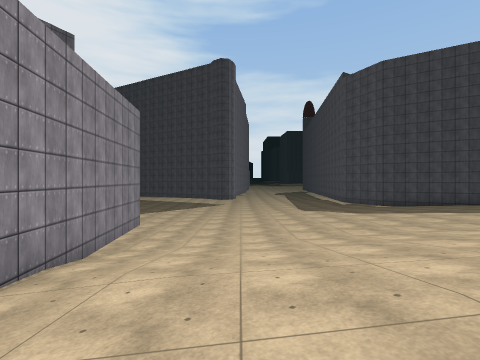
view 1 (above)

24 first-person views from a walk through a Unity game level. The camera is 1.4 m above the floor, looks level and sees 85° across. The floor is counted in squares, 2 m on a side. Each view is taken from the middle of a square. On the plan, view 1 faces up. The plan holds only what a view shows up to about 9 squares ahead; the rest is blank. The place goes on beyond the plan. Some animated figures are not drawn. Surface patterns are stand-ins for the level's own textures.

view 2
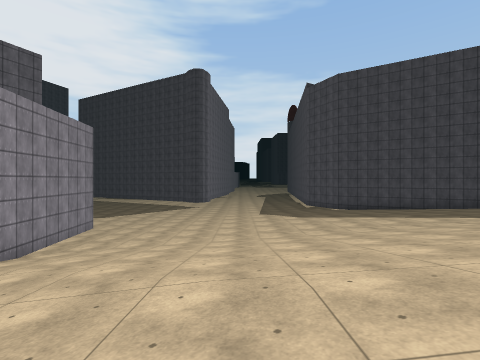

view 3
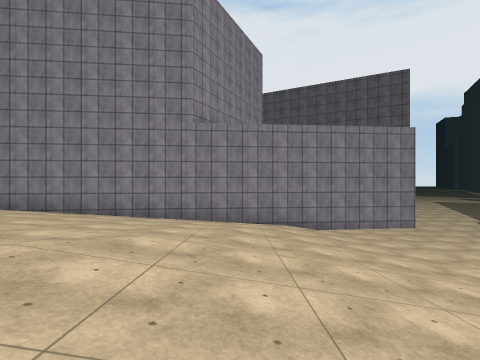

view 4
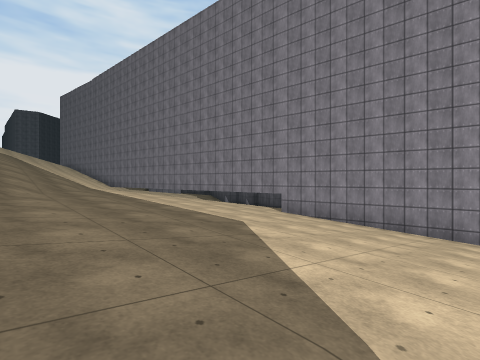

view 5
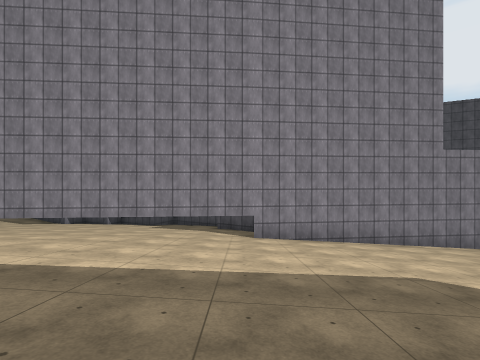

view 6
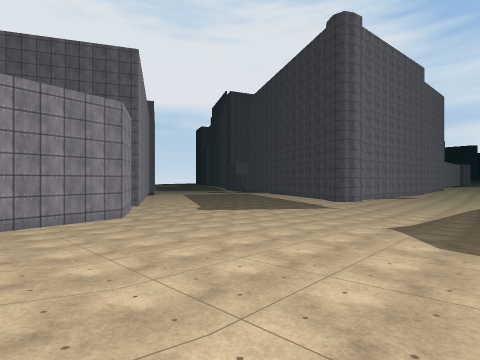

view 7
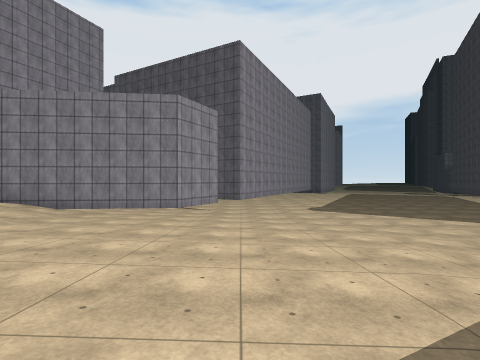

view 8
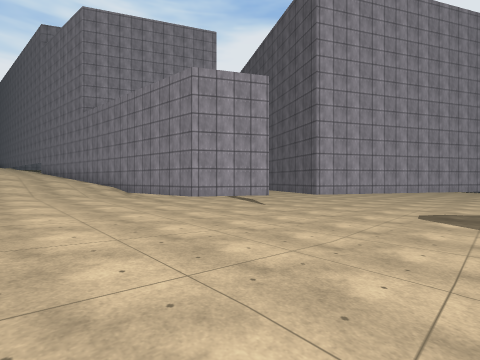

view 9
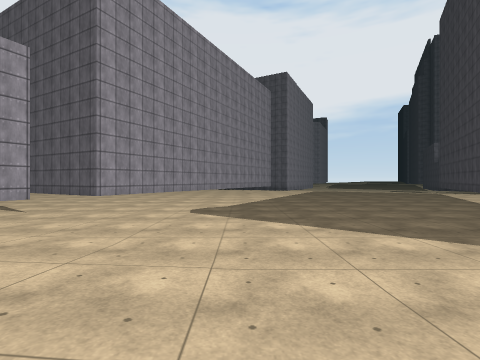

view 10
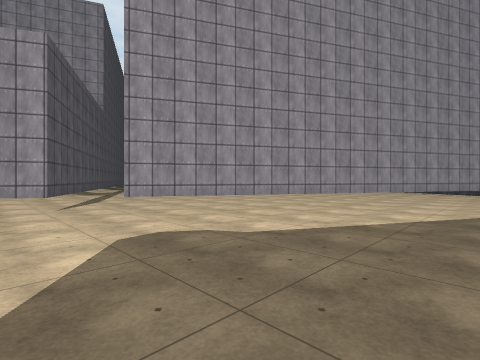

view 11
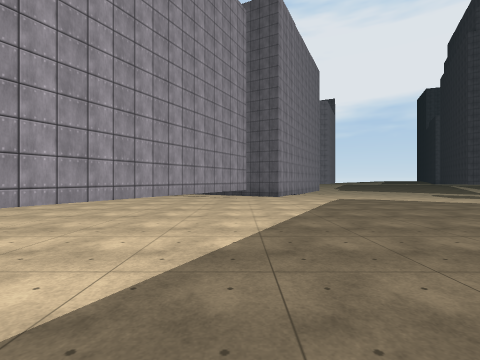

view 12
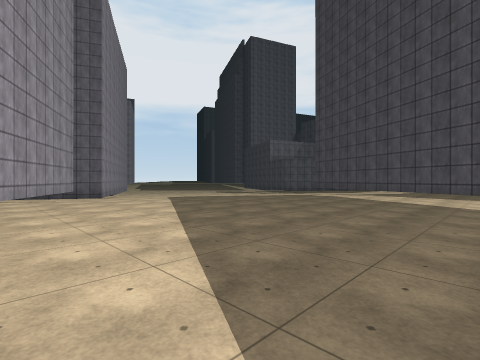

view 13
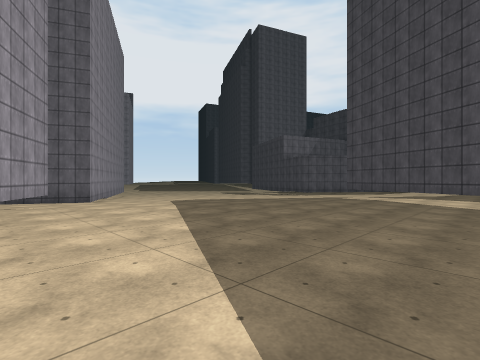

view 14
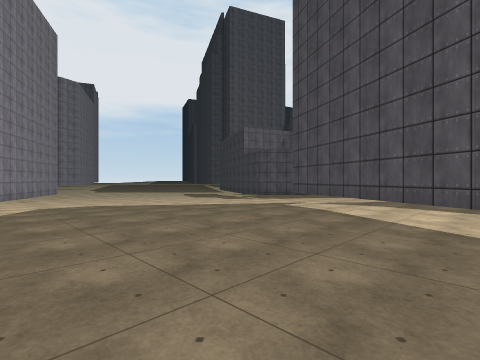

view 15
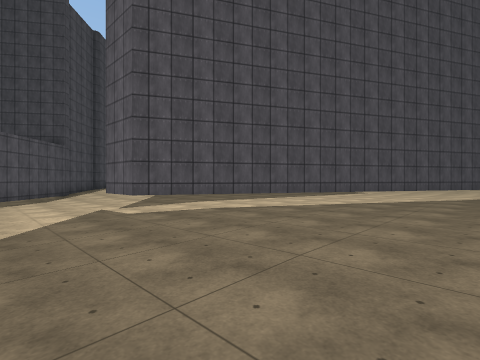

view 16
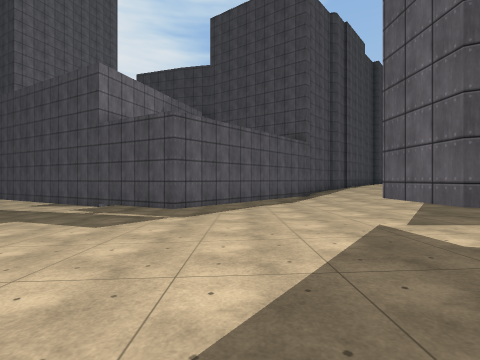

view 17
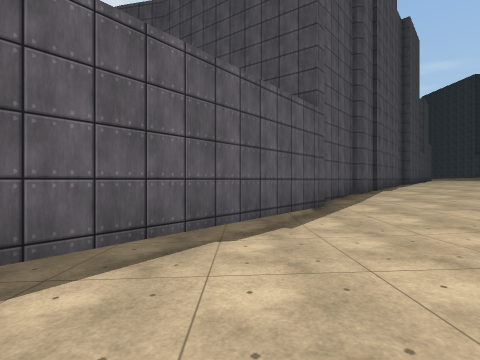

view 18
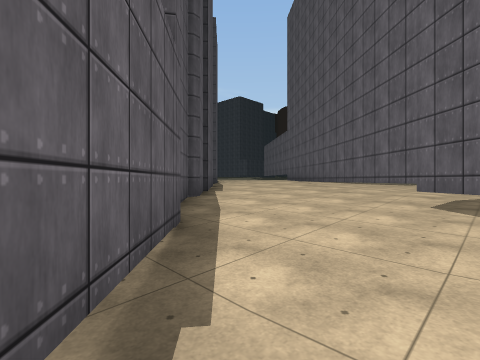

view 19
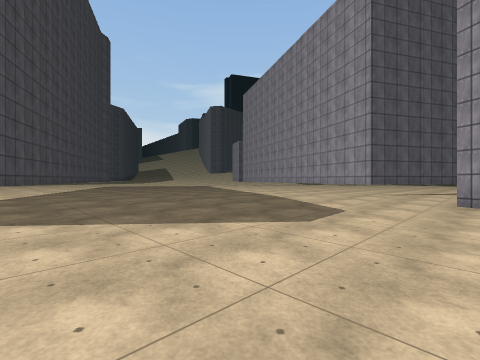

view 20
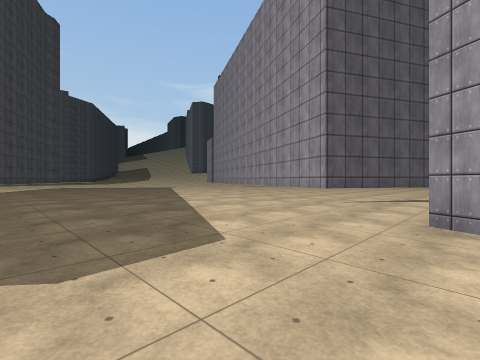

view 21
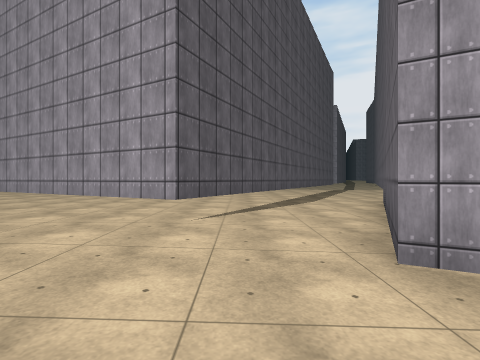

view 22
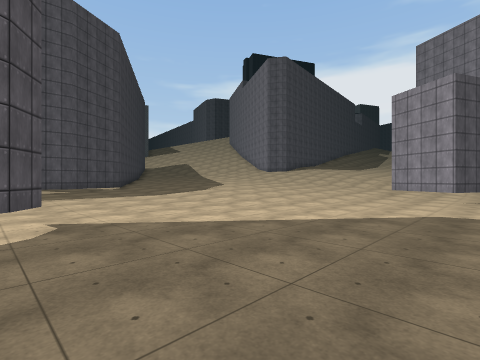

view 23
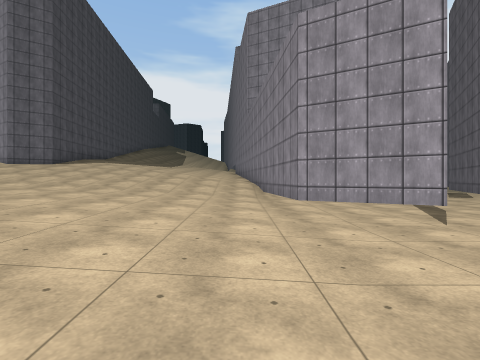

view 24
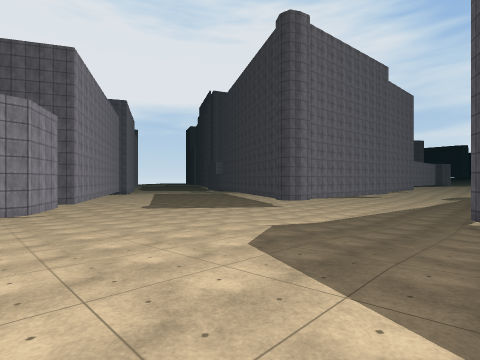

### Floor plan
Key: @ floor where view 1 was taken; # wall or solid block; . main floor; : floor 0.25 m higher than the main floor; - floor 0.25 m lower than the main floor; + floor 0.5 m higher than the main floor; _ floor 0.5 m lower than the main floor; * floor 0.75 m higher than the main floor; % floor 1 m higher than the main floor; & floor 1.25 m higher than the main floor; $ floor 1.5 m higher than the main floor; / step, stairs or slope.
Columns run from 21 left of view 1 to 9 right of it. Each row starts with its distance up from view 1.
 37         ##+++*
 36        ##:++++
 35        #.::++#
 34       ##..:+##
 33      ##-..::#
 32     ##_--..##
 31 ## ##__--.##
 30 _###___--
 29 __#___--
 28 ______-
 27 _____--#
 26  ____--##
 25 ____---.###
 24 ____--....###
 23 ___---......###
 22 ___--.........###
 21 __---...........#
 20 __--.............
 19 _---...............##..
 18 #--......................::+
 17 #--.....................:::+
 16 --.#....................::++#
 15 -..###.................:::++
 14 -.## ###...............::++++
 13 .##    ###...........:://////
 12 .#       ###........::+++////
 11 ##         ###......:++++**//
 10              ##....::+++**%%/
  9              ##.#..:++++**%&&$
  8              #..###++++**%&&&$$
  7             ##.## #+++***%&&$$$
  6             #..#  #+++**///////
  5            ##.    #///////////
  4            #.     #//////////
  3                   #/////////
  2                   #/////////
  1                   #////////
  0                   #//@//////
 -1                   #/////////
 -2                   ##////////
 -3                    #////////
 -4                    #////////
 -5                    #////////
 -6                    #////////
 -7                    #////////
 -8                    #////////
 -9                    #////////
-10                    #////////
-11                    #///  //

Positions as (right, up) in squares from view 1, and headings:
1: (0, 0), facing up
2: (2, -1), facing up
3: (6, 2), facing left
4: (6, 0), facing down-left
5: (6, -6), facing left
6: (5, 5), facing up-left
7: (5, 10), facing left
8: (1, 14), facing down-left
9: (1, 14), facing left
10: (-4, 16), facing down-left
11: (-8, 16), facing left
12: (-8, 14), facing up-left
13: (-10, 15), facing up-left
14: (-10, 19), facing up-left
15: (-17, 20), facing up-right
16: (-17, 23), facing up
17: (-16, 28), facing up
18: (-16, 31), facing up-right
19: (-21, 25), facing down-right
20: (-21, 22), facing down-right
21: (-19, 20), facing down
22: (-6, 19), facing down-right
23: (-2, 13), facing down
24: (7, 7), facing up-left
